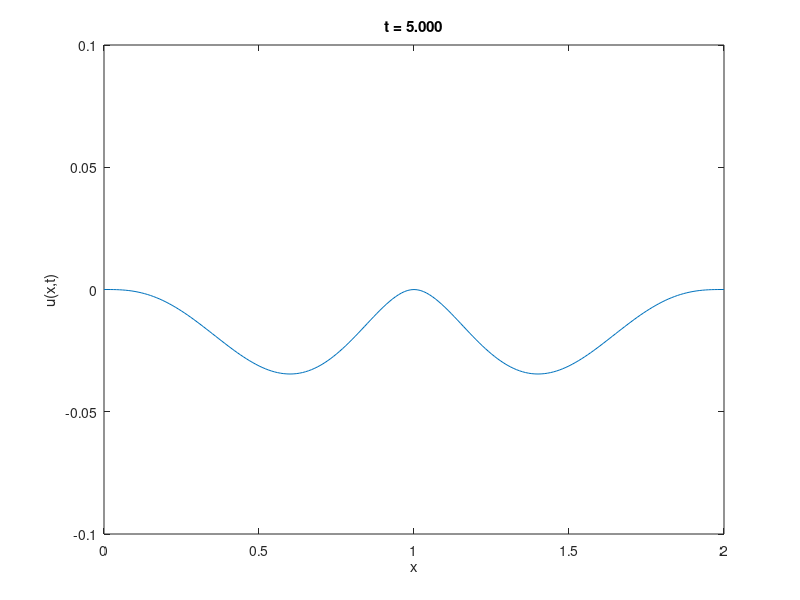
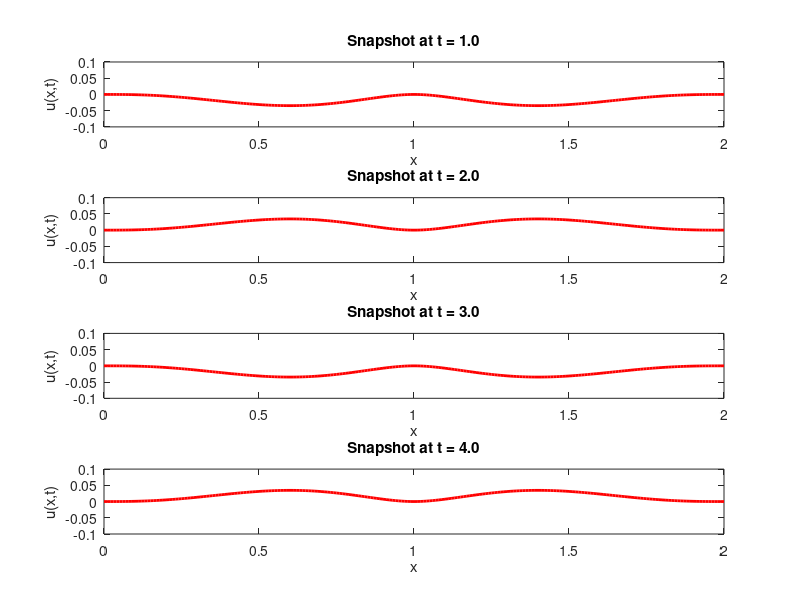

Write the MATLAB code that produced these figures, in order.
L = 2;
T = 5;
a = 2;

A = @(k) (2/L) * (integral(@(x) x.^3 .* (x - 1).^2 .* sin(k * pi * x / L), 0, 1) + ...
                 integral(@(x) (2 - x).^3 .* (x - 1).^2 .* sin(k * pi * x / L), 1, 2));
B = @(k) 0;

function res = u(x, t, A, B, L, a)
    res = zeros(size(x));
    for k = 1:40
        res = res + ...
            sin(k * pi * x / L) .* ...
            (A(k) * cos(k * pi * a * t / L) + ...
             B(k) * sin(k * pi * a * t / L));
    end
end

x_axis = 0:0.01:L;
figure;
% Animation
for t = 0:0.025:T
    plot(x_axis, u(x_axis, t, A, B, L, a));
    axis([0, L, -0.1, 0.1])
    title(sprintf('t = %.3f', t));
    xlabel('x'); ylabel('u(x,t)');
    pause(0.1)
end

% Snapshots
snapshotTimes = [1, 2, 3, 4];
figure;
for i = 1:4
    tSnap = snapshotTimes(i);
    subplot(4, 1, i);
    plot(x_axis, u(x_axis, tSnap, A, B, L, a), 'r', 'LineWidth', 2);
    title(sprintf('Snapshot at t = %.1f', tSnap));
    xlabel('x'); ylabel('u(x,t)');
    axis([0, L, -0.1, 0.1]);
end
